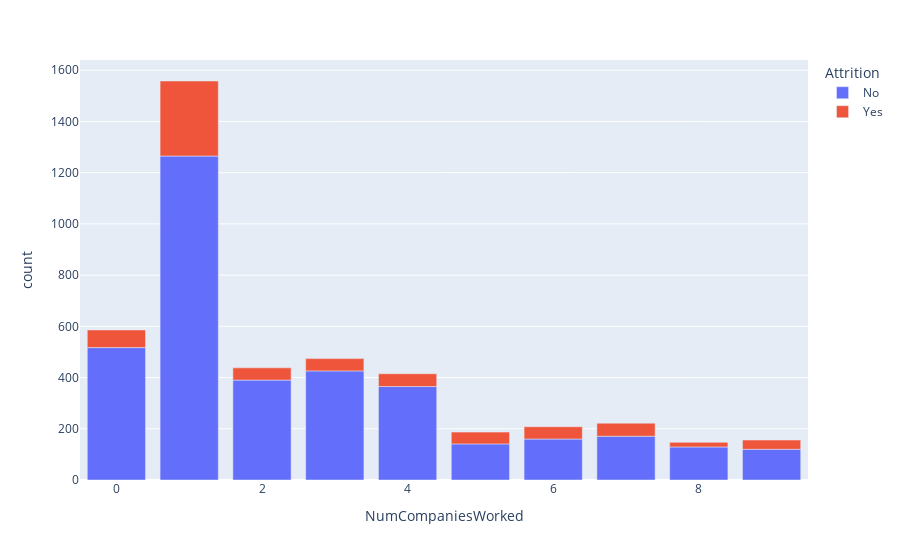

The cell this chart's notebook holds for it:
### Code cell
# Number of companies employees have served
companies_employees = df.groupby(['NumCompaniesWorked','Attrition'])['EmployeeID'].agg(['count']).reset_index()
fig = px.bar(companies_employees, x='NumCompaniesWorked', y='count', color = 'Attrition')
fig.show()

### Figure 1 — Plotly figure (JSON) as saved in the notebook; plotly's stock layout.template omitted (floating-point values rounded to 4 significant figures)
{"data": [{"alignmentgroup": "True", "hovertemplate": "Attrition=No<br>NumCompaniesWorked=%{x}<br>count=%{y}<extra></extra>", "legendgroup": "No", "marker": {"color": "#636efa", "pattern": {"shape": ""}}, "name": "No", "offsetgroup": "No", "orientation": "v", "showlegend": true, "textposition": "auto", "type": "bar", "x": [0.0, 1.0, 2.0, 3.0, 4.0, 5.0, 6.0, 7.0, 8.0, 9.0], "xaxis": "x", "y": [517, 1265, 390, 426, 365, 141, 160, 171, 129, 120], "yaxis": "y"}, {"alignmentgroup": "True", "hovertemplate": "Attrition=Yes<br>NumCompaniesWorked=%{x}<br>count=%{y}<extra></extra>", "legendgroup": "Yes", "marker": {"color": "#EF553B", "pattern": {"shape": ""}}, "name": "Yes", "offsetgroup": "Yes", "orientation": "v", "showlegend": true, "textposition": "auto", "type": "bar", "x": [0.0, 1.0, 2.0, 3.0, 4.0, 5.0, 6.0, 7.0, 8.0, 9.0], "xaxis": "x", "y": [69, 293, 48, 48, 50, 46, 48, 51, 18, 36], "yaxis": "y"}], "layout": {"barmode": "relative", "legend": {"title": {"text": "Attrition"}, "tracegroupgap": 0}, "margin": {"t": 60}, "xaxis": {"anchor": "y", "domain": [0.0, 1.0], "title": {"text": "NumCompaniesWorked"}}, "yaxis": {"anchor": "x", "domain": [0.0, 1.0], "title": {"text": "count"}}}}
